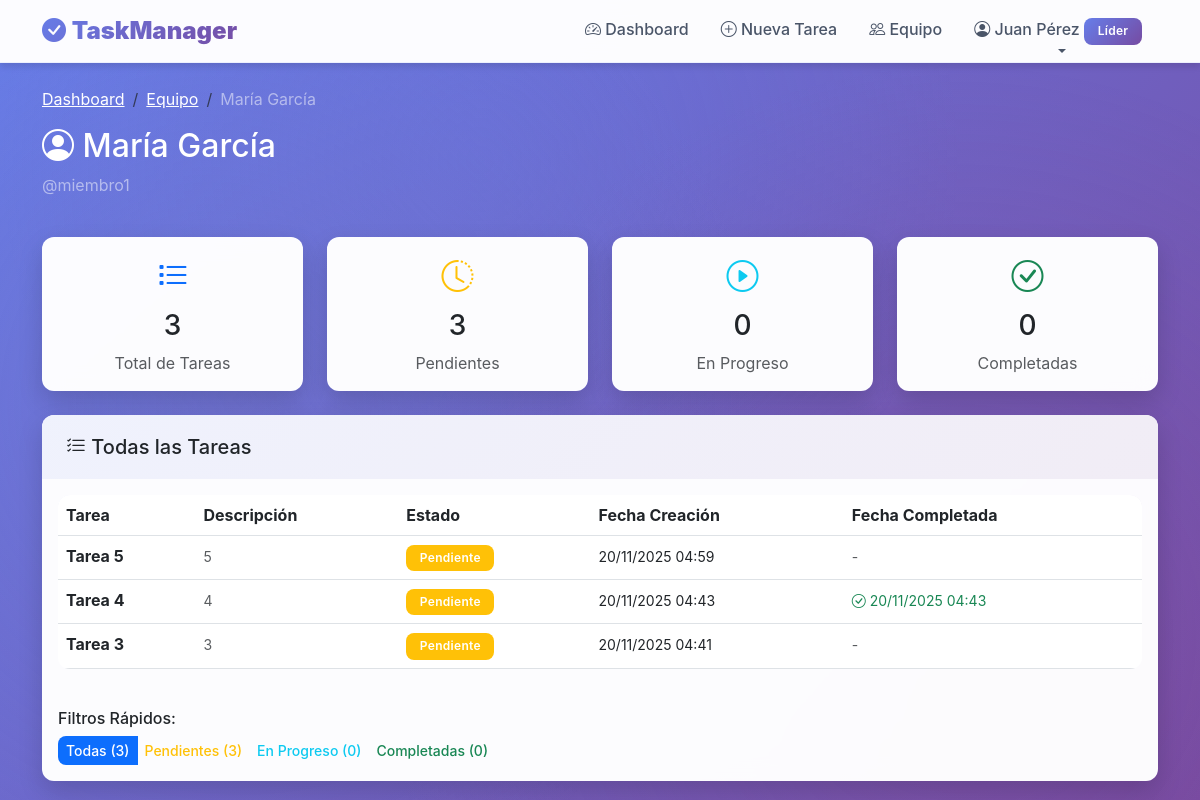
The app's page /lider/miembro/2/tareas (signed in) with its own data.
### app.py (models this page shows)
class User(db.Model):
    id = db.Column(db.Integer, primary_key=True)
    username = db.Column(db.String(80), unique=True, nullable=False)
    password = db.Column(db.String(200), nullable=False)
    role = db.Column(db.String(20), nullable=False)  # 'lider' o 'miembro'
    nombre = db.Column(db.String(100), nullable=False)
    tasks_created = db.relationship('Task', backref='creador', foreign_keys='Task.created_by')
    tasks_assigned = db.relationship('Task', backref='asignado', foreign_keys='Task.assigned_to')

class Task(db.Model):
    id = db.Column(db.Integer, primary_key=True)
    titulo = db.Column(db.String(200), nullable=False)
    descripcion = db.Column(db.Text)
    estado = db.Column(db.String(20), default='pendiente')  # 'pendiente', 'en_progreso', 'completada'
    prioridad = db.Column(db.String(20), default='media')  # 'baja', 'media', 'alta', 'urgente'
    archivo = db.Column(db.String(300))  # Ruta del archivo adjunto
    nombre_archivo = db.Column(db.String(300))  # Nombre original del archivo
    created_by = db.Column(db.Integer, db.ForeignKey('user.id'), nullable=False)
    assigned_to = db.Column(db.Integer, db.ForeignKey('user.id'))
    fecha_creacion = db.Column(db.DateTime, default=datetime.utcnow)
    fecha_completada = db.Column(db.DateTime)

### app.py (the view)
@app.route('/lider/miembro/<int:id>/tareas')
@lider_required
def ver_tareas_miembro(id):
    miembro = User.query.get_or_404(id)
    if miembro.role != 'miembro':
        flash('Usuario no válido', 'danger')
        return redirect(url_for('dashboard'))
    tareas = Task.query.filter_by(assigned_to=id).all()
    return render_template('tareas_miembro.html', miembro=miembro, tareas=tareas)

### app.py (called while the page is built)
def lider_required(f):
    @wraps(f)
    def decorated_function(*args, **kwargs):
        if 'user_id' not in session:
            flash('Debes iniciar sesión primero', 'warning')
            return redirect(url_for('login'))
        user = User.query.get(session['user_id'])
        if user.role != 'lider':
            flash('No tienes permisos para acceder a esta sección', 'danger')
            return redirect(url_for('dashboard'))
        return f(*args, **kwargs)
    return decorated_function

### templates/tareas_miembro.html (shortened to what this page needs)
{% extends "base.html" %}
{% block content %}
<div class="row mb-4">
    <div class="col">
        <nav aria-label="breadcrumb">
            <ol class="breadcrumb">
                <li class="breadcrumb-item"><a href="{{ url_for('dashboard') }}" class="text-white">Dashboard</a></li>
                <li class="breadcrumb-item"><a href="{{ url_for('tareas_por_miembro') }}" class="text-white">Equipo</a></li>
                <li class="breadcrumb-item active text-white-50">{{ miembro.nombre }}</li>
            </ol>
        </nav>
        <h2 class="text-white">
            <i class="bi bi-person-circle"></i> {{ miembro.nombre }}
        </h2>
        <p class="text-white-50">@{{ miembro.username }}</p>
    </div>
</div>
<div class="row mb-4">
    <div class="col-md-3">
        <div class="card text-center">
            <div class="card-body">
                <i class="bi bi-list-task text-primary" style="font-size: 2rem;"></i>
                <h3 class="mt-2">{{ tareas|length }}</h3>
                <p class="text-muted mb-0">Total de Tareas</p>
            </div>
        </div>
    </div>
    <div class="col-md-3">
        <div class="card text-center">
            <div class="card-body">
                <i class="bi bi-clock-history text-warning" style="font-size: 2rem;"></i>
                <h3 class="mt-2">{{ tareas|selectattr('estado', 'equalto', 'pendiente')|list|length }}</h3>
                <p class="text-muted mb-0">Pendientes</p>
            </div>
        </div>
    </div>
    <div class="col-md-3">
        <div class="card text-center">
            <div class="card-body">
                <i class="bi bi-play-circle text-info" style="font-size: 2rem;"></i>
                <h3 class="mt-2">{{ tareas|selectattr('estado', 'equalto', 'en_progreso')|list|length }}</h3>
                <p class="text-muted mb-0">En Progreso</p>
            </div>
        </div>
    </div>
    <div class="col-md-3">
        <div class="card text-center">
            <div class="card-body">
                <i class="bi bi-check-circle text-success" style="font-size: 2rem;"></i>
                <h3 class="mt-2">{{ tareas|selectattr('estado', 'equalto', 'completada')|list|length }}</h3>
                <p class="text-muted mb-0">Completadas</p>
            </div>
        </div>
    </div>
</div>
<div class="row">
    <div class="col-12">
        <div class="card">
            <div class="card-header bg-white">
                <h5 class="mb-0"><i class="bi bi-list-check"></i> Todas las Tareas</h5>
            </div>
            <div class="card-body">
                {% if tareas %}
                <div class="table-responsive">
                    <table class="table table-hover">
                        <thead>
                            <tr>
                                <th>Tarea</th>
                                <th>Descripción</th>
                                <th>Estado</th>
                                <th>Fecha Creación</th>
                                <th>Fecha Completada</th>
                            </tr>
                        </thead>
                        <tbody>
                            {% for tarea in tareas|sort(attribute='fecha_creacion', reverse=true) %}
                            <tr>
                                <td><strong>{{ tarea.titulo }}</strong></td>
                                <td>
                                    <small class="text-muted">
                                        {{ tarea.descripcion[:50] if tarea.descripcion else 'Sin descripción' }}
                                    </small>
                                </td>
                                <td>
                                    <span class="badge bg-{{ 'warning' if tarea.estado == 'pendiente' else 'info' if tarea.estado == 'en_progreso' else 'success' }}">
                                        {{ tarea.estado|replace('_', ' ')|title }}
                                    </span>
                                </td>
                                <td>
                                    <small>{{ tarea.fecha_creacion.strftime('%d/%m/%Y %H:%M') }}</small>
                                </td>
                                <td>
                                    {% if tarea.fecha_completada %}
                                        <small class="text-success">
                                            <i class="bi bi-check-circle"></i>
                                            {{ tarea.fecha_completada.strftime('%d/%m/%Y %H:%M') }}
                                        </small>
                                    {% else %}
                                        <small class="text-muted">-</small>
                                    {% endif %}
                                </td>
                            </tr>
                            {% endfor %}
                        </tbody>
                    </table>
                </div>
                <div class="mt-4">
                    <h6>Filtros Rápidos:</h6>
                    <div class="btn-group" role="group">
                        <button type="button" class="btn btn-sm btn-outline-primary active" onclick="filtrarTareas('todas')">
                            Todas ({{ tareas|length }})
                        </button>
                        <button type="button" class="btn btn-sm btn-outline-warning" onclick="filtrarTareas('pendiente')">
                            Pendientes ({{ tareas|selectattr('estado', 'equalto', 'pendiente')|list|length }})
                        </button>
                        <button type="button" class="btn btn-sm btn-outline-info" onclick="filtrarTareas('en_progreso')">
                            En Progreso ({{ tareas|selectattr('estado', 'equalto', 'en_progreso')|list|length }})
                        </button>
                        <button type="button" class="btn btn-sm btn-outline-success" onclick="filtrarTareas('completada')">
                            Completadas ({{ tareas|selectattr('estado', 'equalto', 'completada')|list|length }})
                        </button>
                    </div>
                </div>
                {% endif %}
            </div>
        </div>
    </div>
</div>
{% endblock %}

### templates/base.html (shortened to what this page needs)
<!DOCTYPE html>
<html lang="es">
<head>
    <link href="https://cdn.jsdelivr.net/npm/bootstrap@5.3.0/dist/css/bootstrap.min.css" rel="stylesheet">
    <link rel="stylesheet" href="https://cdn.jsdelivr.net/npm/bootstrap-icons@1.11.0/font/bootstrap-icons.css">
</head>
<body>
    {% if session.user_id %}
    <nav class="navbar navbar-expand-lg navbar-custom mb-4">
        <div class="container">
            <a class="navbar-brand" href="{{ url_for('dashboard') }}">
                <i class="bi bi-check-circle-fill text-primary"></i>
                <strong>TaskManager</strong>
            </a>
            <div class="collapse navbar-collapse" id="navbarNav">
                <ul class="navbar-nav ms-auto">
                    <li class="nav-item">
                        <a class="nav-link" href="{{ url_for('dashboard') }}">
                            <i class="bi bi-speedometer2"></i> Dashboard
                        </a>
                    </li>
                    <li class="nav-item">
                        <a class="nav-link" href="{{ url_for('crear_tarea') }}">
                            <i class="bi bi-plus-circle"></i> Nueva Tarea
                        </a>
                    </li>
                    {% if session.role == 'lider' %}
                    <li class="nav-item">
                        <a class="nav-link" href="{{ url_for('tareas_por_miembro') }}">
                            <i class="bi bi-people"></i> Equipo
                        </a>
                    </li>
                    {% endif %}
                    <li class="nav-item dropdown">
                        <a class="nav-link dropdown-toggle" href="#" role="button" data-bs-toggle="dropdown">
                            <i class="bi bi-person-circle"></i> {{ session.nombre }}
                            {% if session.role == 'lider' %}
                            <span class="badge badge-lider">Líder</span>
                            {% else %}
                            <span class="badge badge-miembro">Miembro</span>
                            {% endif %}
                        </a>
                    </li>
                </ul>
            </div>
        </div>
    </nav>
    {% endif %}
    <div class="container">
        {% block content %}{% endblock %}
    </div>
</body>
</html>

### templates/base.html (style rules this page uses)
:root { --primary-gradient: linear-gradient(135deg, #667eea 0%, #764ba2 100%); --success-gradient: linear-gradient(135deg, #11998e 0%, #38ef7d 100%); --warning-gradient: linear-gradient(135deg, #f093fb 0%, #f5576c 100%); --info-gradient: linear-gradient(135deg, #4facfe 0%, #00f2fe 100%); --dark-gradient: linear-gradient(135deg, #434343 0%, #000000 100%); --shadow-sm: 0 2px 4px rgba(0,0,0,0.08); --shadow-md: 0 4px 6px rgba(0,0,0,0.1); --shadow-lg: 0 10px 25px rgba(0,0,0,0.15); --shadow-xl: 0 20px 40px rgba(0,0,0,0.2); --border-radius: 12px; --transition: all 0.3s cubic-bezier(0.4, 0, 0.2, 1); }
body { min-height: 100vh; background: linear-gradient(135deg, #667eea 0%, #764ba2 100%); font-family: 'Inter', -apple-system, BlinkMacSystemFont, 'Segoe UI', sans-serif; position: relative; }
body::before { content: ''; position: fixed; top: 0; left: 0; right: 0; bottom: 0; background: radial-gradient(circle at 20% 50%, rgba(120, 119, 198, 0.3), transparent 50%), radial-gradient(circle at 80% 80%, rgba(138, 80, 156, 0.3), transparent 50%), radial-gradient(circle at 40% 20%, rgba(102, 126, 234, 0.2), transparent 50%); z-index: -1; animation: gradientShift 15s ease infinite; }
.navbar-custom { background: rgba(255, 255, 255, 0.98); backdrop-filter: blur(20px); box-shadow: var(--shadow-md); border-bottom: 1px solid rgba(102, 126, 234, 0.1); }
.navbar-brand { font-weight: 700; font-size: 1.5rem; background: var(--primary-gradient); -webkit-background-clip: text; -webkit-text-fill-color: transparent; background-clip: text; }
.nav-link { font-weight: 500; color: #4a5568 !important; transition: var(--transition); position: relative; padding: 0.5rem 1rem !important; }
.nav-link::after { content: ''; position: absolute; bottom: 0; left: 50%; width: 0; height: 2px; background: var(--primary-gradient); transition: var(--transition); transform: translateX(-50%); }
.card { border-radius: var(--border-radius); box-shadow: var(--shadow-lg); border: none; background: rgba(255, 255, 255, 0.98); backdrop-filter: blur(10px); transition: var(--transition); overflow: hidden; }
.card-header { border: none; padding: 1.25rem 1.5rem; font-weight: 600; background: linear-gradient(135deg, rgba(102, 126, 234, 0.1) 0%, rgba(118, 75, 162, 0.1) 100%); }
.badge-lider { background: var(--primary-gradient); padding: 0.35rem 0.75rem; border-radius: 20px; font-weight: 600; letter-spacing: 0.5px; }
.btn { border-radius: 8px; font-weight: 500; transition: var(--transition); border: none; position: relative; overflow: hidden; }
.btn::before { content: ''; position: absolute; top: 50%; left: 50%; width: 0; height: 0; border-radius: 50%; background: rgba(255, 255, 255, 0.3); transform: translate(-50%, -50%); transition: width 0.6s, height 0.6s; }
.badge { padding: 0.45rem 0.85rem; border-radius: 8px; font-weight: 600; letter-spacing: 0.3px; }
.table { background: white; border-radius: var(--border-radius); overflow: hidden; }
.table thead { background: linear-gradient(135deg, rgba(102, 126, 234, 0.1) 0%, rgba(118, 75, 162, 0.1) 100%); }
.table tbody tr { transition: var(--transition); }

### records on screen
User: nombre "Juan Pérez"
User: nombre "María García", username "miembro1"
Task: titulo "Tarea 5", descripcion "5", estado "Pendiente", fecha_creacion "20/11/2025 04:59"
Task: titulo "Tarea 4", descripcion "4", estado "Pendiente", fecha_creacion "20/11/2025 04:43", fecha_completada "20/11/2025 04:43"
Task: titulo "Tarea 3", descripcion "3", estado "Pendiente", fecha_creacion "20/11/2025 04:41"

### other values on screen
{{ tareas|length }} "3"
{{ tareas|selectattr('estado', 'equalto', 'pendiente')|list|length }} "3"
{{ tareas|selectattr('estado', 'equalto', 'en_progreso')|list|length }} "0"
{{ tareas|selectattr('estado', 'equalto', 'completada')|list|length }} "0"
